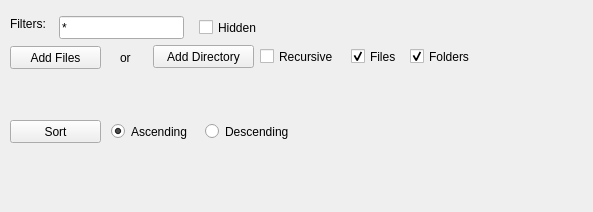
<?xml version="1.0" encoding="UTF-8"?>
<ui version="4.0">
 <class>SelectionForm</class>
 <widget class="QWidget" name="SelectionForm">
  <property name="geometry">
   <rect>
    <x>0</x>
    <y>0</y>
    <width>593</width>
    <height>212</height>
   </rect>
  </property>
  <property name="windowTitle">
   <string>Form</string>
  </property>
  <widget class="QRadioButton" name="sortAscending">
   <property name="geometry">
    <rect>
     <x>111</x>
     <y>121</y>
     <width>88</width>
     <height>21</height>
    </rect>
   </property>
   <property name="text">
    <string>Ascending</string>
   </property>
   <property name="checked">
    <bool>true</bool>
   </property>
  </widget>
  <widget class="QPushButton" name="sortButton">
   <property name="geometry">
    <rect>
     <x>10</x>
     <y>120</y>
     <width>91</width>
     <height>23</height>
    </rect>
   </property>
   <property name="text">
    <string>Sort</string>
   </property>
   <property name="checkable">
    <bool>false</bool>
   </property>
  </widget>
  <widget class="QRadioButton" name="sortDescending">
   <property name="geometry">
    <rect>
     <x>205</x>
     <y>121</y>
     <width>96</width>
     <height>21</height>
    </rect>
   </property>
   <property name="text">
    <string>Descending</string>
   </property>
  </widget>
  <widget class="QPushButton" name="addDirButton">
   <property name="geometry">
    <rect>
     <x>153</x>
     <y>45</y>
     <width>101</width>
     <height>23</height>
    </rect>
   </property>
   <property name="text">
    <string>Add Directory</string>
   </property>
  </widget>
  <widget class="QCheckBox" name="filterIncludeHidden">
   <property name="geometry">
    <rect>
     <x>199</x>
     <y>17</y>
     <width>68</width>
     <height>21</height>
    </rect>
   </property>
   <property name="toolTip">
    <string/>
   </property>
   <property name="text">
    <string>Hidden</string>
   </property>
  </widget>
  <widget class="QLineEdit" name="filterNames">
   <property name="geometry">
    <rect>
     <x>59</x>
     <y>16</y>
     <width>125</width>
     <height>23</height>
    </rect>
   </property>
   <property name="toolTip">
    <string>Space separated list of filters</string>
   </property>
   <property name="text">
    <string>*</string>
   </property>
  </widget>
  <widget class="QCheckBox" name="addRecursive">
   <property name="geometry">
    <rect>
     <x>260</x>
     <y>46</y>
     <width>85</width>
     <height>21</height>
    </rect>
   </property>
   <property name="text">
    <string>Recursive</string>
   </property>
  </widget>
  <widget class="QCheckBox" name="filterIncludeFiles">
   <property name="enabled">
    <bool>true</bool>
   </property>
   <property name="geometry">
    <rect>
     <x>351</x>
     <y>46</y>
     <width>53</width>
     <height>21</height>
    </rect>
   </property>
   <property name="text">
    <string>Files</string>
   </property>
   <property name="checked">
    <bool>true</bool>
   </property>
  </widget>
  <widget class="QCheckBox" name="filterIncludeDirs">
   <property name="enabled">
    <bool>true</bool>
   </property>
   <property name="geometry">
    <rect>
     <x>410</x>
     <y>46</y>
     <width>69</width>
     <height>21</height>
    </rect>
   </property>
   <property name="text">
    <string>Folders</string>
   </property>
   <property name="checked">
    <bool>true</bool>
   </property>
  </widget>
  <widget class="QLabel" name="filterNamesLabel">
   <property name="geometry">
    <rect>
     <x>10</x>
     <y>16</y>
     <width>41</width>
     <height>16</height>
    </rect>
   </property>
   <property name="text">
    <string>Filters:</string>
   </property>
  </widget>
  <widget class="QPushButton" name="addFilesButton">
   <property name="enabled">
    <bool>true</bool>
   </property>
   <property name="geometry">
    <rect>
     <x>10</x>
     <y>46</y>
     <width>91</width>
     <height>23</height>
    </rect>
   </property>
   <property name="text">
    <string>Add Files</string>
   </property>
  </widget>
  <widget class="QLabel" name="label">
   <property name="geometry">
    <rect>
     <x>120</x>
     <y>50</y>
     <width>21</width>
     <height>16</height>
    </rect>
   </property>
   <property name="text">
    <string>or</string>
   </property>
  </widget>
 </widget>
 <resources/>
 <connections/>
</ui>
